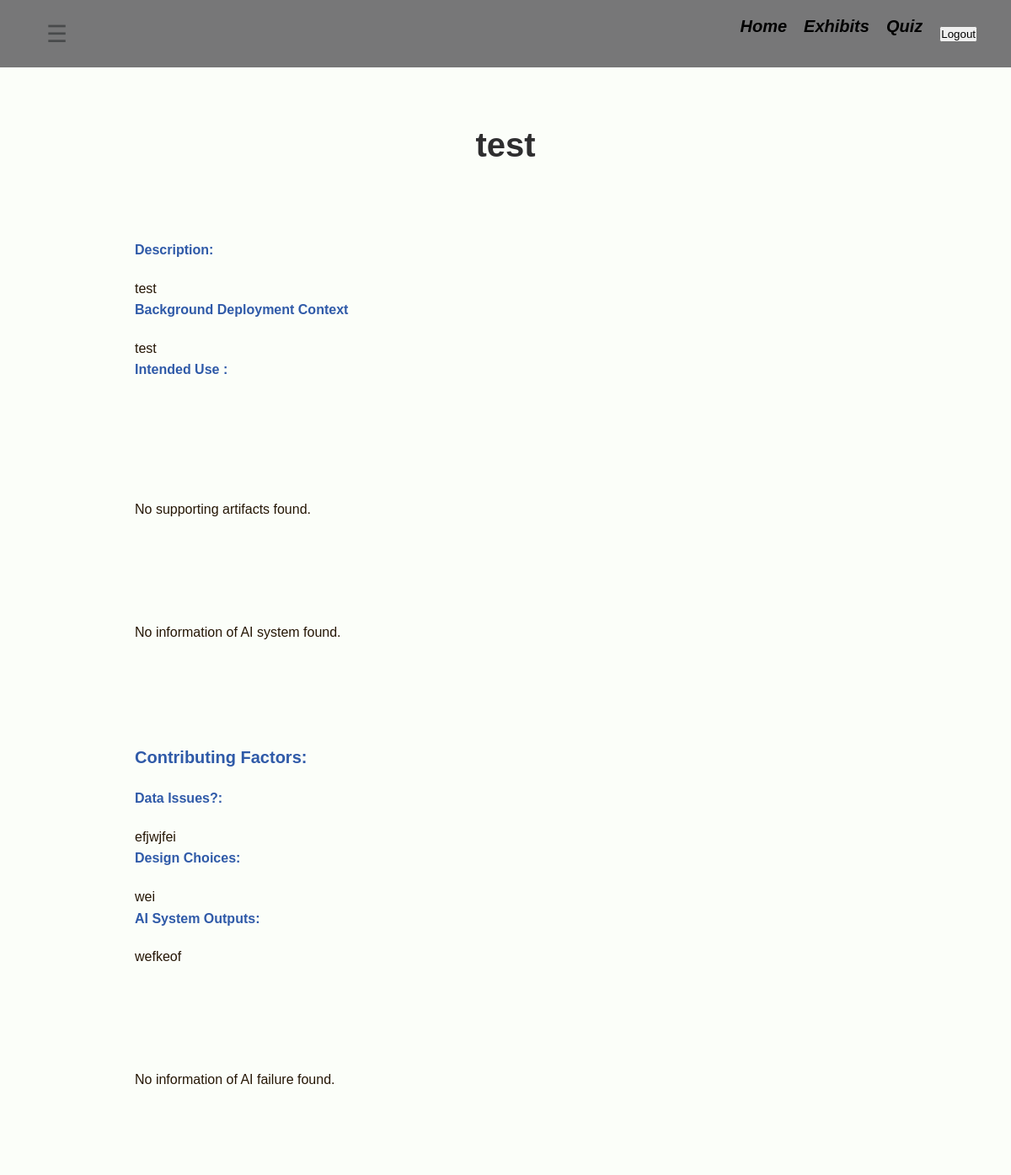
Before: /exhibit/1/ (signed in, upper part) with the older database file.
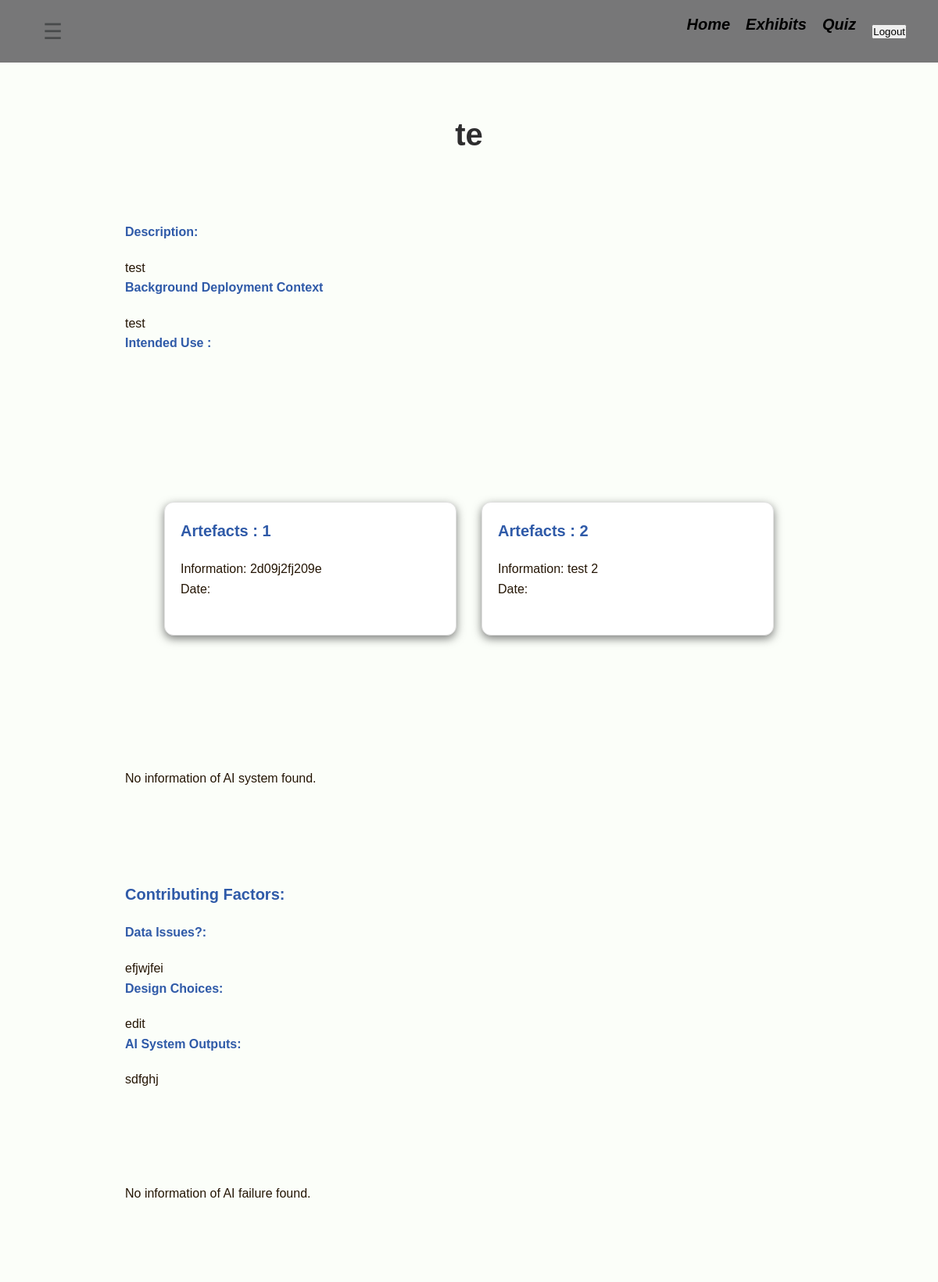
After: the same page with the newer database file.
### museumApp/models.py (models this page shows, shortened)
class Exhibit(models.Model):
    exhibitId = models.AutoField(db_column='exhibitId', primary_key=True)
    title = models.TextField(db_column='title', blank=True, null=False)
    domain = models.TextField(db_column='domain', blank=True, null=False)
    backgroundDeploymentContext = models.TextField(db_column='backgroundDeploymentContext', blank=True, null=False)
    intededUse = models.TextField(db_column='intededUse', blank=True, null=False)
    viewNumber = models.IntegerField(db_column='viewNumber', blank=True, null=False)
    class Meta:
        managed = True
        db_table = 'Exhibit'

class ContributingFactors(models.Model):
    contributingFactorId = models.AutoField(db_column='contributingFactorId', primary_key=True, blank=True, null=False)
    exhibitId = models.OneToOneField(Exhibit, on_delete=models.CASCADE,db_column='exhibitId', null=True, blank= True)
    dataIssues = models.TextField(db_column='dataIssues', blank=True, null=False)
    designChoices = models.TextField(db_column='designChoices', blank=True, null=False)
    organisationalOrGovernanceIssues = models.TextField(db_column='organisationalOrGovernanceIssues', blank=True, null=False)
    class Meta:
        managed = True
        db_table = 'contributing_factors'

class Artefact(models.Model):
    artefactId = models.AutoField(db_column='artefactId', primary_key=True)
    info = models.CharField(db_column='info', max_length=255, blank=True, null=False)
    artefactDate = models.DateField(db_column='artefactDate', blank=True, null=False)
    artefactObjectPath = models.TextField(db_column='artefactObjectPath', blank=True, null=False,)
    exhibitId = models.ForeignKey(Exhibit, on_delete=models.CASCADE)
    class Meta:
        managed = True
        db_table = 'Artefact'

### museumApp/views_frontend.py (the view)
@login_required
def single_exhibit(request,  exhibitId):
    exhibit = get_object_or_404(Exhibit, exhibitId=exhibitId)
    artefacts = Artefact.objects.filter(exhibitId=exhibit)
    ai_description = AiSystemDescription.objects.filter(exhibitId=exhibit).first()
    contributing_factors = ContributingFactors.objects.filter(exhibitId=exhibit).first()
    failures = FailureDescription.objects.filter(exhibitId=exhibit).first()
    lessons = LessonsLearned.objects.filter(exhibitId=exhibit).first()
    return render(request, "pages/single_exhibit.html", {
        "exhibit": exhibit,
        "artefacts": artefacts,
        "ai_description": ai_description,
        "contributing_factors": contributing_factors,
        "failures": failures,
        "lessons": lessons,
    })

### museumApp/templates/pages/single_exhibit.html (shortened to what this page needs)
{% extends "base.html" %}
{%block content %}
    <h1> {{exhibit.title}}</h1>
    <section class="single-exhibit">
        <h3> Description: </h3>
        <p> {{exhibit.domain}}</p>
        <h3> Background Deployment Context</h3>
        <p>{{exhibit.backgroundDeploymentContext}}</p>
        <h3>Intended Use : {{exhibit.ai_description}}</h3>
    </section>
    <section class="single-exhibit">
        {% if artefacts %}
            <ul class="exhibits-grid">
                {% for artefact in artefacts %}
                <li class="exhibit-card">
                    <h2> Artefacts : {{artefact.artefactId}}</h2>
                    <p> Information: {{artefact.info}}</p>
                    <p>Date: {{artefact.backgroundDeploymentContext}}</p>
                </li>
                {% endfor %}
            </ul>
        {% else %}
            <p>No supporting artifacts found.</p>
        {% endif %}
    </section>
    <section class="single-exhibit">
        {% if ai_description %}
            <div class = 'ai_description'>
                <h2> AI Used: </h2>
                <h3> AI System Desription: </h3>
                <p> {{ai_description.systemDescription}}</p>
                <h3> AI System Purpose: </h3>
                <p> {{ai_description.systemPurpose}}</p>
                <h3> AI System Outputs: </h3>
                <p> {{ai_description.systemOutputs}}</p>
            </div>
        {% else %}
            <p>No information of AI system found.</p>
        {% endif %}
    </section>
    <section class="single-exhibit">
        {% if contributing_factors %}
            <div>
                <h2> Contributing Factors: </h2>
                <h3> Data Issues?: </h3>
                <p> {{contributing_factors.dataIssues}}</p>
                <h3> Design Choices: </h3>
                <p> {{contributing_factors.designChoices}}</p>
                <h3> AI System Outputs: </h3>
                <p> {{contributing_factors.organisationalOrGovernanceIssues}}</p>
            </div>
        {% else %}
            <p>No information of contributing factors found.</p>
        {% endif %}
    </section>
    <section class="single-exhibit">
        {% if failures %}
            <div>
                <h2> AI Failure</h2>
                <h3> What went wrong: </h3>
                <p> {{failures.whatWentWrong}}</p>
                <h3> How the fault was detected: </h3>
                <p> {{failures.howItWasDetected}}</p>
                <h3> What Was Affected: </h3>
                <p> {{failures.whatWasAffected}}</p>
            </div>
        {% else %}
            <p>No information of AI failure found.</p>
        {% endif %}
    </section>
    <section class="single-exhibit">
    </section>
    {% endblock %}

Changed rows visible on the page:
changed Exhibit "test": title "test" → "te"
added Artefact: artefactId "1", info "2d09j2fj209e"
added Artefact: artefactId "2", info "test 2"
changed ContributingFactors "efjwjfei": designChoices "wei" → "edit"; organisationalOrGovernanceIssues "wefkeof" → "sdfghj"
Other visible differences:
text no longer shown: "No supporting artifacts found."
